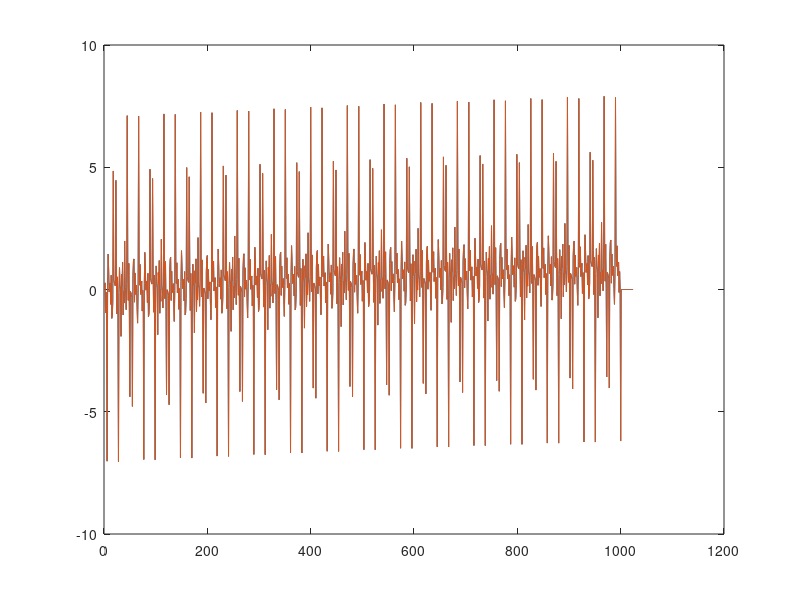

This figure's MATLAB source:
% TEST FILE
clear all
close all

dt = 0.001;
Fs = 1/dt;
L = 1000;
t = [0:L-1] * dt;

p = nextpow2(length(t));
NFFT = 2^p;

%f = Fs/2*linspace(0,1,NFFT/2+1);
f = Fs*linspace(0,1,NFFT);



y = sin(t);
for n = 2:10;
    w = 10*n*Fs
    y = y + sin(w*t);
end



Y = (fft(y,NFFT));
Ycut = Y(1:NFFT/2 + 1);
Yjoin = [Ycut,conj(Ycut(end-1:-1:2))];
ynew = real(ifft(Y));
ysplicenew = real(ifft(Yjoin));

X = 1:length(ynew);
figure(80)
%plot(f,abs(Y),f,abs(Yjoin))
plot(X,ynew,X,ysplicenew)


